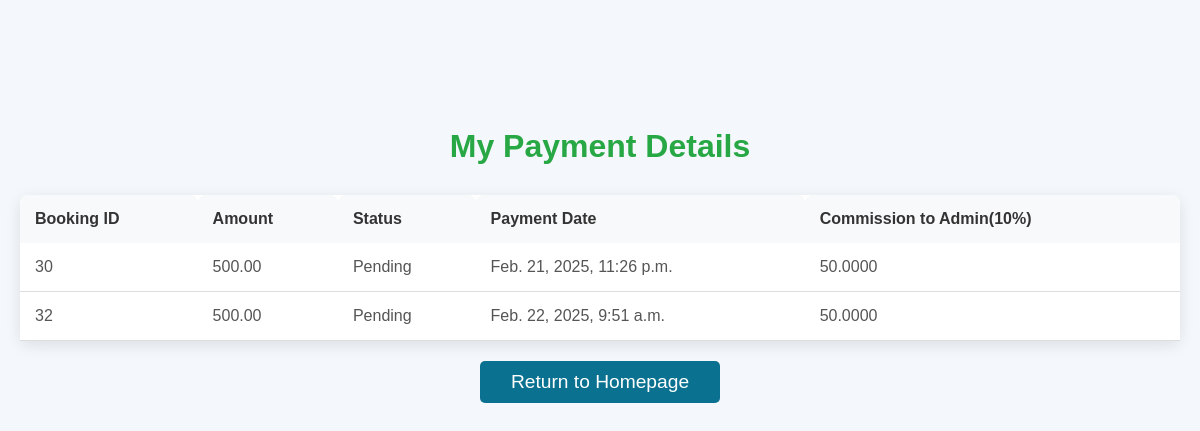
The app's page /singlepayment/ with its own data.
### urban/models.py (models this page shows, shortened)
class Payment(models.Model):
    booking = models.ForeignKey('Booking', on_delete=models.CASCADE)  # Link to the booking
    worker = models.CharField(max_length=16,default="hai") # The worker being paid
    amount = models.DecimalField(max_digits=10, decimal_places=2)  # Amount paid
    card_number = models.CharField(max_length=16)  # Credit card number (for demo only)
    account_holder_name = models.CharField(max_length=100)  # Account holder name
    cvv = models.CharField(max_length=3)  # CVV code
    expiry_date = models.DateField()  # Expiry date
    status = models.CharField(max_length=20, default='Pending')  # Payment status
    created_at = models.DateTimeField(auto_now_add=True)  # Timestamp

class Booking(models.Model):
    STATUS = (
        ('Order Confirmed', 'Order Confirmed'),
        ('Delivered', 'Delivered'),
    )
    consumer = models.ForeignKey(Consumer, on_delete=models.CASCADE, null=True)
    service = models.ForeignKey(Services, on_delete=models.CASCADE, null=True)
    worker = models.ForeignKey(Worker, on_delete=models.CASCADE, null=True)  # Add this line
    name = models.CharField(max_length=100, null=True)  # Add this line
    email = models.CharField(max_length=50, null=True)
    lat=models.FloatField(default=0,null=True)
    long=models.FloatField(default=0,null=True)
    mobile = models.CharField(max_length=10, null=True)
    order_date = models.DateField(null=True,blank=True)
    status = models.CharField(max_length=50, null=True, choices=STATUS)

### urban/views.py (the view)
# urls.py: path('singlepayment/',views.singlepayment_view,name='singlepayment'),
def singlepayment_view(request):
    payments = Payment.objects.all()
    payments_with_commission = []
    commission_rate = Decimal('0.10')  # 10% commission
    for payment in payments:
        commission = payment.amount * commission_rate  # Now using Decimal
        payments_with_commission.append({
            'payment': payment,
            'commission': commission
        })
    return render(request, 'consumer/singlepayment.html', {
        'payments_with_commission': payments_with_commission,
    })

### templates/consumer/singlepayment.html (shortened to what this page needs)
{% load static %}
<!DOCTYPE html>
<html lang="en">
<head>
</head>
<body>
    <br><br><br><br><br><br>
    <h1>My Payment Details</h1>
    {% if payments_with_commission %}
        <table>
            <thead>
                <tr>
                    <th>Booking ID</th>
                    <th>Amount</th>
                    <th>Status</th>
                    <th>Payment Date</th>
                    <th>Commission to Admin(10%)</th>
                </tr>
            </thead>
            <tbody>
                {% for entry in payments_with_commission %}
                    <tr>
                        <td>{{ entry.payment.booking.id }}</td>
                        <td>{{ entry.payment.amount }}</td>
                        <td>{{ entry.payment.status }}</td>
                        <td>{{ entry.payment.created_at }}</td>
                        <td>{{ entry.commission }}</td>
                    </tr>
                {% endfor %}
            </tbody>
        </table>
    {% else %}
        <p class="no-payments">You have no payment records.</p>
    {% endif %}
    <a href="{% url 'consumer-dashboard' %}" class="button">Return to Homepage</a>
</body>
</html>

### templates/consumer/singlepayment.html (style rules this page uses)
body, h1, table, th, td { margin: 0; padding: 0; box-sizing: border-box; }
body { font-family: 'Arial', sans-serif; background-color: #f4f7fb; color: #333; padding: 20px; }
h1 { font-size: 2rem; color: #28a745; text-align: center; margin-bottom: 20px; }
table { width: 100%; border-collapse: collapse; background-color: #fff; border-radius: 8px; box-shadow: 0 4px 15px rgba(0, 0, 0, 0.1); margin-top: 30px; }
th, td { padding: 15px; text-align: left; }
th { background-color: #f8f9fa; color: #333; font-weight: bold; border-top-left-radius: 8px; border-top-right-radius: 8px; }
td { background-color: #ffffff; color: #555; border-bottom: 1px solid #ddd; }
.button { display: inline-block; background-color: #0b7191; color: #fff; padding: 10px 20px; font-size: 1.2rem; text-decoration: none; border-radius: 5px; margin-top: 20px; text-align: center; display: block; width: 200px; margin-left: auto; margin-right: auto; transition: background-color 0.3s; }

### records on screen
Payment: payment.booking.id "30", payment.amount "500.00", payment.status "Pending", payment.created_at "Feb. 21, 2025, 11:26 p.m.", commission "50.0000"
Payment: payment.booking.id "32", payment.amount "500.00", payment.status "Pending", payment.created_at "Feb. 22, 2025, 9:51 a.m.", commission "50.0000"
